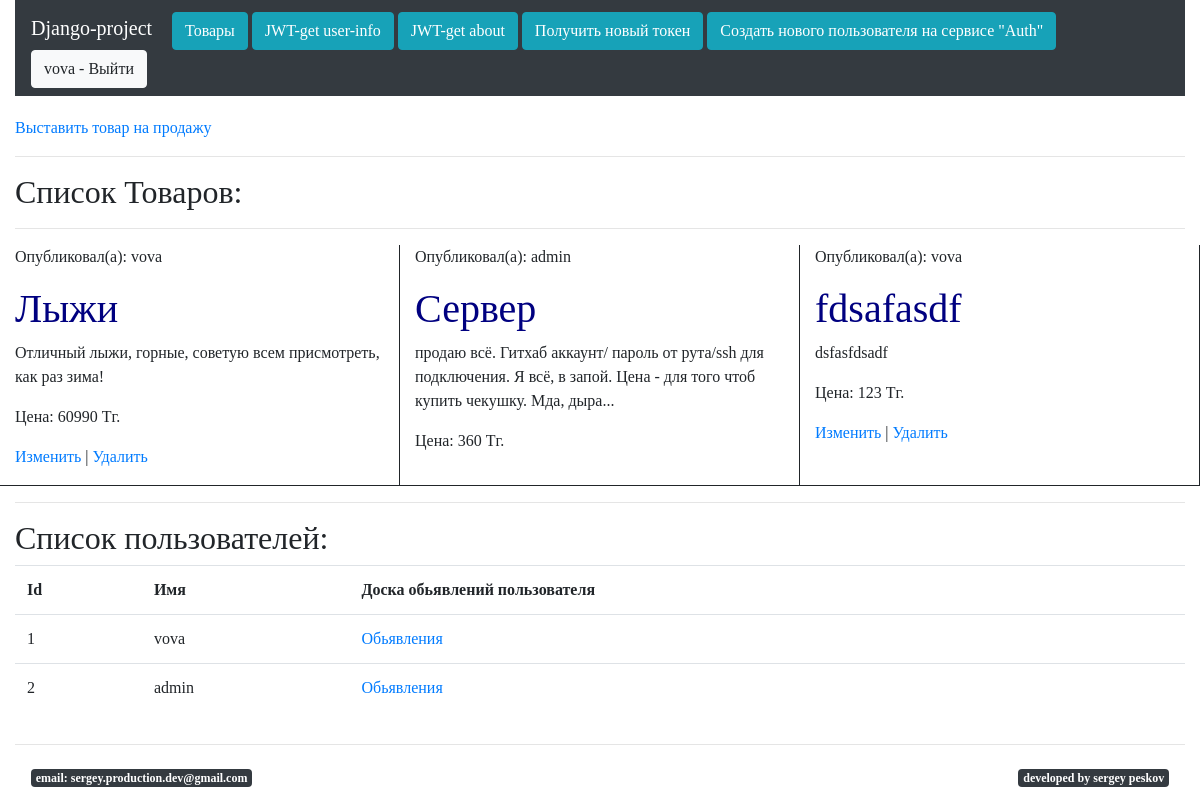
/product/ (signed in), run on the app's committed database.
### firstapp/models.py (models this page shows)
class Product(models.Model):
    user = models.ForeignKey(
            settings.AUTH_USER_MODEL,
            on_delete=models.CASCADE)
    name = models.CharField(max_length=20)
    description = models.CharField(max_length=300)
    price = models.IntegerField()

### firstapp/views.py (the view)
# urls.py: path('', views.index),
def index(request):
    users = User.objects.all()
    products = Product.objects.all()
    return render(
            request,
            "firstapp/index.html",
            {"users": users, "products": products})

### templates/firstapp/index.html (shortened to what this page needs)
{% extends "layouts/base.html" %}
{% block content %}
{% if user.is_authenticated %}
    <a href="/product/create">Выставить товар на продажу</a>
{% endif %}
<hr>
<h2>Список Товаров:</h2>
{% if products.count > 0 %}
<hr />
    <div class="row">
        {% for product in products %}
        <div class="col-4 product">
            <p>Опубликовал(а): {{ product.user.username }}</p>
            <h1>{{ product.name }}</h1>
            <p>{{ product.description }}</p>
            <p>Цена: {{ product.price }} Тг.</p>
            {% if user.is_authenticated and user.id == product.user_id %}
                <p><a href="/product/update/{{ product.id }}/">Изменить</a> | <a href="/product/delete/{{ product.id }}">Удалить</a></p>
            {% endif %}
        </div>
        {% endfor %}
    </div>
{% endif %}
<hr />
<h2>Список пользователей:</h2>
{% if users.count > 0 %}
    <table class="table">
        <tr><th>Id</th><th>Имя</th><th>Доска обьявлений пользователя</th></tr>
        {% for user in users %}
        <tr>
            <td>{{ user.id }}</td>
            <td>{{ user.username }}</td>
            <td><a href="/product/ofUser/{{ user.id }}">Обьявления</a></td>
        </tr>
        {% endfor %}
    </table>
{% endif %}
{% endblock content %}

### templates/layouts/base.html (shortened to what this page needs)
<!DOCTYPE html>
{% load static %}
<head>
	<link rel="stylesheet" href="https://cdn.jsdelivr.net/npm/bootstrap@4.5.3/dist/css/bootstrap.min.css">
	<link rel="stylesheet" href="{% static "css/style.css" %}">
</head>
<body>
	<div class="container-fluid">
		<div class="navbar bg-dark navbar-dark" style="margin-bottom:20px;">
			<div>
                <a class="navbar-brand" href="/">Django-project</a>
                <a class="btn btn-info" href="/product/">Товары</a>
                <a class="btn btn-info" href="/jwt/">JWT-get user-info</a>
                <a class="btn btn-info" href="/jwt/about">JWT-get about<a>
                <a class="btn btn-info" href="/jwt/getTokens">Получить новый токен</a>
                <a class="btn btn-info" href="/jwt/register">Создать нового пользователя на сервисе "Auth"</a>
            </div>
            <div>
                {% if user.is_authenticated %}
                    <a class="btn btn-light" href="/user/logout/">{{ user.username }} - Выйти</a>
                {% else %}
                    <a class="btn btn-light" href="/user/login/">Войти</a>
                    <a class="btn btn-light" href="/user/register/">Регистрация</a>
                {% endif %}
            </div>
		</div>
		<div class="row">
            <div class="col-12">
                {% block content%}{% endblock content %}
            </div>
        </div>
        <hr>
        <nav class="navbar navbar-light" >
            <h1 class="badge bot badge-dark">email: sergey.production.dev@gmail.com</h1>
            <h1 class="badge bot badge-dark">devеloped by sergey peskov</h1>
        </nav>
	</div>
</body>
</html>

### static/css/style.css (style rules this page uses)
body { font-family: Verdana; }
h1 { color: navy; }
.product { border-right: 1px solid; border-bottom: 1px solid; }

### data on the page
Product: user.username "vova", name "Лыжи", description "Отличный лыжи, горные, советую всем присмотреть, как раз зима!", price "60990"
Product: user.username "admin", name "Сервер", description "продаю всё. Гитхаб аккаунт/ пароль от рута/ssh для подключения. Я всё, в запой. Цена - для того чтоб купить чекушку. Мда, дыра...", price "360"
Product: user.username "vova", name "fdsafasdf", description "dsfasfdsadf", price "123"

### other printed values
{{ user.username }} "vova"
{{ user.id }} "1"
{{ user.id }} "2"
{{ user.username }} "admin"
